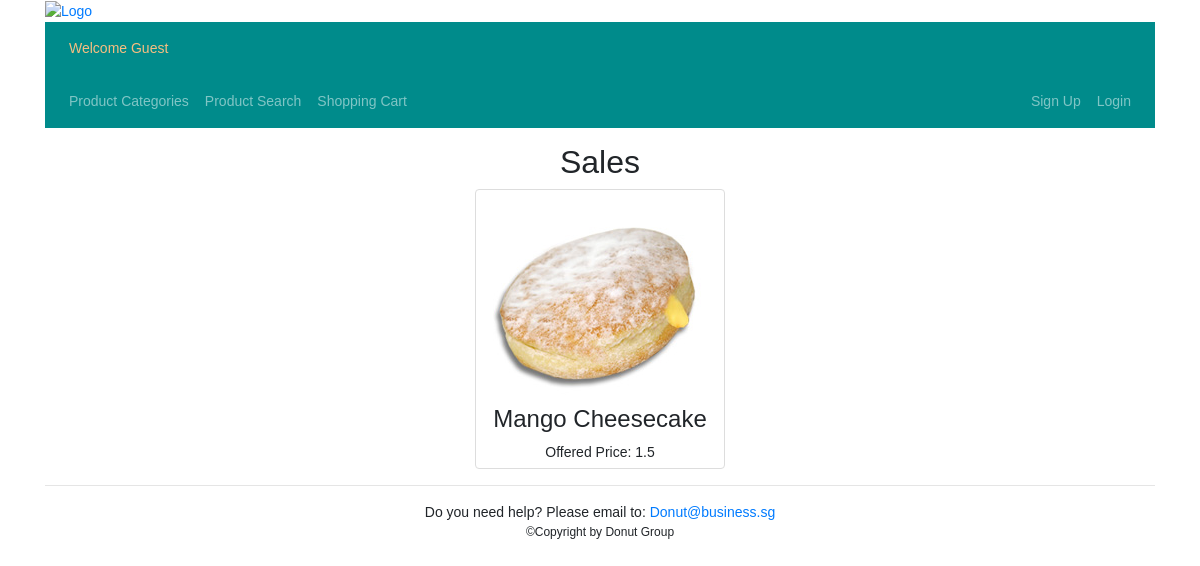
The page / on the database its author committed.
### tables this page shows
CREATE TABLE Product 
(
  ProductID INT(4) NOT NULL AUTO_INCREMENT,
  ProductTitle VARCHAR(255) DEFAULT NULL,
  ProductDesc LONGTEXT DEFAULT NULL,
  ProductImage VARCHAR(255) DEFAULT NULL,
  Price DOUBLE NOT NULL DEFAULT 0.0,
  Quantity INT(4) NOT NULL DEFAULT 0,
  Offered INT(4) NOT NULL DEFAULT 0,
  OfferedPrice DOUBLE DEFAULT NULL,
  OfferStartDate DATE DEFAULT NULL,
  OfferEndDate DATE DEFAULT NULL,
  PRIMARY KEY (ProductID)
);

### index.php (the view, shortened to what this page needs)
<?php
include("indexHeader.php");
include_once("Database/mysql_conn.php");
?>
<div style="text-align:center"><h2>Sales</h2></div>
<?php
$qry = "SELECT `ProductTitle`,`ProductImage`,`OfferedPrice`
        FROM `Product` WHERE now() BETWEEN `OfferStartDate`
        AND `OfferEndDate`";
$stmt = $conn->prepare($qry);
$stmt->execute();
$result = $stmt->get_result();
echo "<div id='offered-img' class='row' >";
while ($row = $result->fetch_array()){
     echo " <div style='margin:auto'>";
     $img = "./Images/Products/$row[ProductImage]";
     echo "<img src='$img' class='offered-img'/>";
     echo "<h4>$row[ProductTitle]</h4>";
     echo "<div style='text-align:center'><span>Offered Price: $row[OfferedPrice]</span><div>";
     echo "</div>";
}
echo "</div>";
include("footer.php");
?>

### css/site.css (style rules this page uses)
body { font-family : Arial; font-size : 14px; }
#offered-img { border: 1px solid #ddd; border-radius: 4px; padding: 5px; width: 250px; margin: auto; }

### rows shown on the page
product: ProductImage (picture), ProductTitle "Mango Cheesecake", OfferedPrice "1.5"
